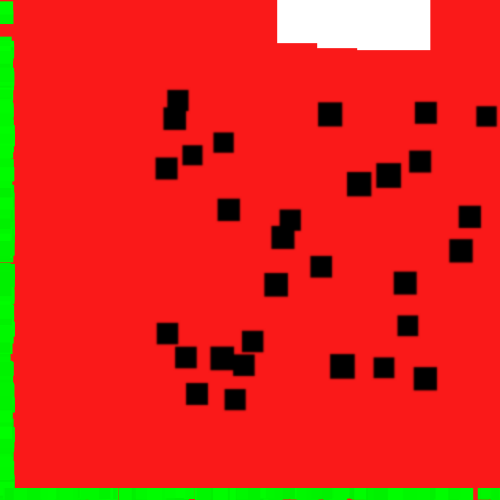
Frame 1 (no input)
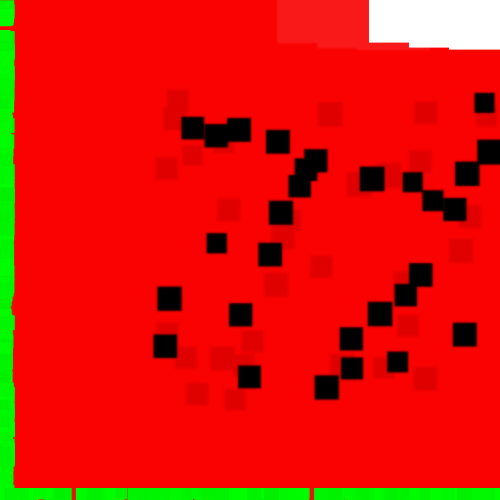
Frame 2 (the mouse pressed at the canvas centre, redrawn once)

The Processing sketch that drew these frames (run headless with seeded random() and noise(); the mouse was pressed at the canvas centre and the sketch redrawn once):

// Processing sketch: processing_11213
// ── processing_11213.pde

void setup() {
  size(500, 500);
  colorMode(RGB);
  background(255);//白 
  smooth();
  noLoop();
  noStroke();
}

void draw() {
  //実
  fill(250, 0, 0, 230);
  rect(0, 0, width, height);
  
  //種
  for(int i = 0; i < 30; i++) {
    drawTane(random(150, width), random(80, 400));
  }
  filter(BLUR, 1);
  
  //食べかけ
  for(int i = 0; i < 1; i++) {
    pushMatrix();
    translate(random(250, width - 80), - 30);//再生する度変化
    drawTabekake(10, 0);
    popMatrix();
  }
   
  //縦の皮
  for(int i = 0; i < 200; i++) {
    pushMatrix();
    translate(0, random(height));
    drawKawa(0, 0);
    popMatrix();
  }
   
  //横の皮
  for(int i = 0; i < 150; i++) {
    pushMatrix();
    translate(random(width), height - 12);
    drawKawa(0, 0);
    popMatrix();
  }
}


//種
void drawTane(float x, float y) {
  fill(0, 0, 0);//黒
  float d = random(20, 25);
  rect(x, y, d, d);
}

//食べかけ
void drawTabekake(float x, float y) {
  fill(255, 255, 255);//白
  float d = random(70, 75);
  rect(x, y, d, d);
  rect(x + 80, y + 7, d, d);
  rect(x + 40, y + 5, d, d);
}

//皮
void drawKawa(float x, float y) {
  fill(0, random(240, 255), 0);//緑
  float d = random(10, 15);
  rect(x, y, d, d);
}
